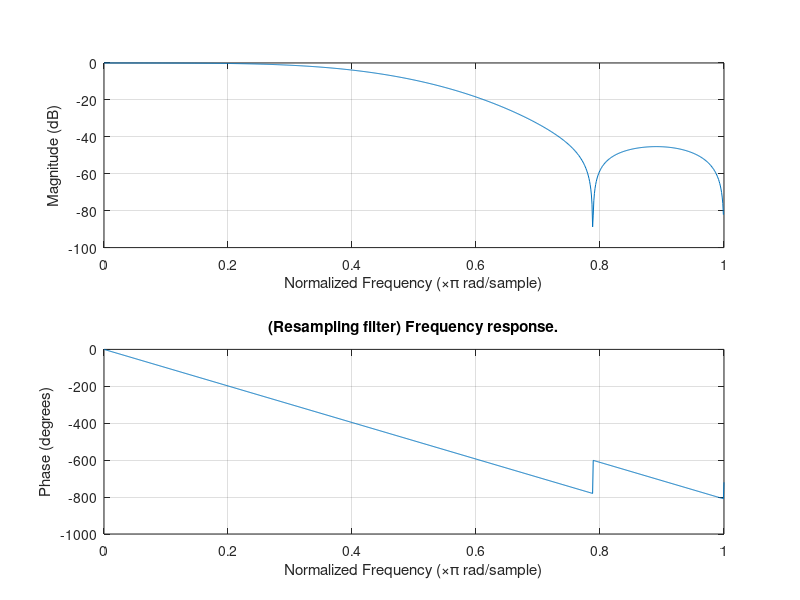

Source code (MATLAB): (Note: this script raises an error after producing the figure.)
%Downsample z-stack with an integer factor. The input is band-passed with a
%bandpass-filter
clc;
close all;
clear all;
Md = 2; %Downsampling factor in z
Mu = 1; %Upsampling factor in z. The combined factor between downsampling and upsampling will be a new resampling factor of Mu/Mz
L = 11; %Filter length
h = fir1(L,1/Md*0.9);
figure(1);freqz(h,1,1024);
title('(Downsampling filter) Frequency response.');


%Dimension of each image
curfolder = 'D:\Mikhail\QDIC\Embryos_2016_02_26\checkpoint7_zee_high_na_63\qdic\f0_t0';
outdir = 'D:\Tan_QDIC_embryos\Embryo\63x_data\\checkpoint7_zee_high_na_63\f0_t0';
if (~exist(outdir))
    mkdir(outdir);
end
ff=0;
tt=0:0;
chh=1;
ii=0;
cc=0;
rr=0;
zz = 0:4812;
mm=0:3;
fname =@(odir,f,t,i,ch,c,r,z,m) sprintf('%s\\f%d_t%d_i%d_ch%d_c%d_r%d_z%d_m%d.tif',odir,f,t,i,ch,c,r,z,m);
fname2 =@(odir,f,t,i,ch,c,r,z,str) sprintf('%s\\f%d_t%d_i%d_ch%d_c%d_r%d_z%d_%s.tif',odir,f,t,i,ch,c,r,z,str);




% %Now, go downsampling the data
% p=gcp;
% delete(p);
% p=parpool(2);


hr = fir1(L,1/max(Mu,Md)*0.9);
figure(1);freqz(hr,1,1024);
title('(Resampling filter) Frequency response.');
disp(['Downsampling: ' num2str(Md) 'x, upsampling: ' num2str(Mu) 'x...']);
    
%Polyphase filtering, make sure the length of the polyphase filter is  
h_L = length(hr(:));
h_L1 = ceil(h_L/lcm(Md,Mu))*lcm(Md,Mu); %Make sure the length of the filter is a multiple of Mu and Md. This will make the indexing less...crazy.
%Zeropad the data with 0 to make the filter polyphase
h_poly = [hr(:);zeros(h_L1-h_L,1)];
%Select polyphase filter
h_poly_length = h_L1/Md; %Length of each polyphase filter

    
newdatalength = ceil(length(zz)*Mu/Md)*Md;%Make sure the new size is is 
disp(['Original data length: ' num2str(length(zz)) ', new length after upsampling: ' num2str(newdatalength)]);
frametype = 'qdic';%'raw' or 'qdic'
for f=ff
    for t=tt
        for i=ii
            for ch=chh
                for c=cc
                    for r=rr
                        if (strcmp(frametype,'raw')==1)
                            %Get dimension of the first image
                            tempim = imread(fname(curfolder,ff(1),tt(1),ii(1),chh(1),cc(1),rr(1),zz(1),mm(1)));
                            nrows = size(tempim,1);
                            ncols = size(tempim,2);
                            for m=mm
                                    input_buffer = zeros(nrows,ncols,size(h_poly,1));%Buffer the input
                                    outputidx = 1;
                                    lastidx_non_upsampled = 0; %This is the indices of the original dataset that was added and not upsampled
                                    lastposition_non_upsampled = 0; %Position of the last non-upsampled data

                                    for sampleidx = 1:Md:newdatalength
                                        disp(['Processing at: ' num2str(outputidx) '/' num2str(newdatalength/Md) ' frameidx: ' num2str(m)]);
                                        lastidx = sampleidx; %These are the indices in the upsampled dataset
                                        firstidx = lastidx - Md +1;
                                        if (lastidx ==1)
                                            curim = cast(imread(fname(curfolder,f,t,i,ch,c,r,zz(lastidx),m)),'single');
                                            input_buffer(:,:,1) = curim;
                                            lastidx_non_upsampled = 1; %Only the first sample added
                                            lastposition_non_upsampled = 1; %It is at position 1
                                        else
                                            input_buffer = circshift(input_buffer,Md,3);
                                            lastposition_non_upsampled = lastposition_non_upsampled+Md; %Update the location of the last sample

                                            while (lastposition_non_upsampled>Mu)
                                               lastidx_non_upsampled = lastidx_non_upsampled+1;
                                               curim = cast(imread(fname(curfolder,f,t,i,ch,c,r,zz(lastidx_non_upsampled),m)),'single'); %Read next image in
                                               lastposition_non_upsampled = lastposition_non_upsampled-Mu; %Calculate its new position
                                               input_buffer(:,:,lastposition_non_upsampled)=curim;
                                            end

                                        end
                                        outputim = cast(sum(input_buffer.*repmat(reshape(h_poly,[1 1 length(h_poly(:))]),...
                                                        [size(input_buffer,1),size(input_buffer,2),1]),3),'uint16');

                                        if ((sampleidx>=(h_L1))&(sampleidx<(newdatalength-h_L1)))
                                            outname = fname(outdir,f,t,i,ch,c,r,outputidx,m);
                                            writeTIFF(outputim,outname,'uint16');
                                        end
                                        outputidx = outputidx+1;
                                    end
                            end
                        else
                                    %Get dimension of the first image
                                    tempim = imread(fname2(curfolder,ff(1),tt(1),ii(1),chh(1),cc(1),rr(1),zz(1),'qdic'));
                                    nrows = size(tempim,1);
                                    ncols = size(tempim,2);
                                    input_buffer = zeros(nrows,ncols,size(h_poly,1));%Buffer the input
                                    outputidx = 1;
                                    lastidx_non_upsampled = 0; %This is the indices of the original dataset that was added and not upsampled
                                    lastposition_non_upsampled = 0; %Position of the last non-upsampled data

                                    for sampleidx = 1:Md:newdatalength
                                        disp(['Processing at: ' num2str(outputidx) '/' num2str(newdatalength/Md)]);
                                        lastidx = sampleidx; %These are the indices in the upsampled dataset
                                        firstidx = lastidx - Md +1;
                                        if (lastidx ==1)
                                            curim = cast(imread(fname2(curfolder,f,t,i,ch,c,r,zz(lastidx),'qdic')),'single');
                                            input_buffer(:,:,1) = curim;
                                            lastidx_non_upsampled = 1; %Only the first sample added
                                            lastposition_non_upsampled = 1; %It is at position 1
                                        else
                                            input_buffer = circshift(input_buffer,Md,3);
                                            lastposition_non_upsampled = lastposition_non_upsampled+Md; %Update the location of the last sample

                                            while (lastposition_non_upsampled>Mu)
                                               lastidx_non_upsampled = lastidx_non_upsampled+1;
                                               curim = cast(imread(fname2(curfolder,f,t,i,ch,c,r,zz(lastidx_non_upsampled),'qdic')),'single'); %Read next image in
                                               lastposition_non_upsampled = lastposition_non_upsampled-Mu; %Calculate its new position
                                               input_buffer(:,:,lastposition_non_upsampled)=curim;
                                            end

                                        end
                                        outputim = cast(sum(input_buffer.*repmat(reshape(h_poly,[1 1 length(h_poly(:))]),...
                                                        [size(input_buffer,1),size(input_buffer,2),1]),3),'double');

                                        if ((sampleidx>=(h_L1))&(sampleidx<(newdatalength-h_L1)))
                                            outname = fname2(outdir,f,t,i,ch,c,r,outputidx,'qdic');
                                            writeTIFF(outputim,outname);
                                        end
                                        outputidx = outputidx+1;
                                    end

                            
                            
                        end
                     end
                 end
             end
         end
    end
end



